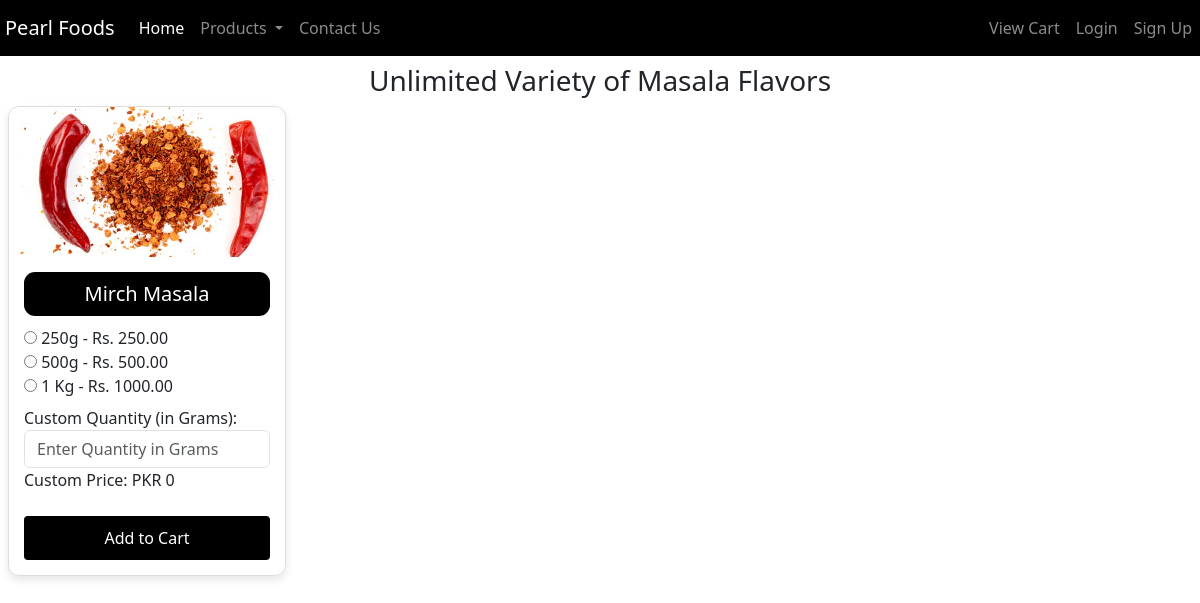
Screenshot of /masala_flavors/ with the database file from the repository.
### pearlfoods/models.py (models this page shows, shortened)
class Product(models.Model):
    MASALA = 'Masala'
    ATTA = 'Atta'
    HOME_REMEDIES = 'Home Remedies'
    HONEY = 'Honey'
    OIL = 'Oil'
    RECIPES = 'Recipes'
    CATEGORY_CHOICES = [
        (MASALA, 'Masala'),
        (ATTA, 'Atta'),
        (HOME_REMEDIES, 'Home Remedies'),
        (HONEY, 'Honey'),
        (OIL, 'Oil'),
        (RECIPES, 'Recipes')
    ]
    UNIT_GRAMS = 'Grams'
    UNIT_KGS = 'Kgs'
    UNIT_PACKET = 'Packet'
    UNIT_LITRE = 'mL'
    UNIT_CHOICES = [
        (UNIT_GRAMS, 'Grams'),
        (UNIT_KGS, 'Kgs'),
        (UNIT_PACKET, 'Packet'),
        (UNIT_LITRE, 'mL'),
    ]
    name = models.CharField(max_length=100)
    image = models.ImageField(upload_to='icecream_flavors/Upload')
    price_per_unit = models.DecimalField(max_digits=6, decimal_places=2)
    category = models.CharField(max_length=20, choices=CATEGORY_CHOICES, default=MASALA)
    unit = models.CharField(max_length=10, choices=UNIT_CHOICES, default=UNIT_GRAMS)  # New field for units

### pearlfoods/views.py (the view)
# urls.py: path('masala_flavors/', views.masala_flavors, name='masala_flavors'),
def masala_flavors(request):
    flavors = Product.objects.filter(category='Masala')
    for flavor in flavors:
        flavor.price_250g = flavor.price_per_unit * 250
        flavor.price_500g = flavor.price_per_unit * 500
        flavor.price_1kg = flavor.price_per_unit * 1000
    if request.method == 'POST':
        form = OrderForm(request.POST)
        if form.is_valid():
            flavor = form.cleaned_data['flavor']
            quantity = form.cleaned_data['quantity']
            return redirect('order_confirmation')
    else:
        form = OrderForm()
    return render(request, 'masala_flavors.html', {'flavors': flavors, 'form': form})

### pearlfoods/forms.py
class OrderForm(forms.Form):
    flavor = forms.CharField(widget=forms.HiddenInput())
    quantity = forms.ChoiceField(choices=[('250g', '250g'), ('500g', '500g'), ('1Kg', '1Kg')], widget=forms.Select(attrs={'class': 'form-control'}))

### templates/masala_flavors.html (shortened to what this page needs)
{% extends "base.html" %}
{% load static %}
{% block body %}
<div class="container-fluid p-2">
    <h3 class="text-center heading">Unlimited Variety of Masala Flavors</h3>
    <div class="row">
        {% for flavor in flavors %}
        <div class="col-md-3 col-sm-6 col-lg-3 mb-4">
            <div class="icecream-card">
                <img src="{{ flavor.image.url }}" alt="{{ flavor.name }}">
                <div class="card-body">
                    <h5>{{ flavor.name }}</h5>
                    <form action="{% url 'add_to_cart' flavor.id %}" method="post" class="order-form" id="order-form-{{ flavor.id }}">
                        <div>
                            <label>
                                <input type="radio" name="quantity" value="250"> 250g - Rs. {{ flavor.price_250g }}
                            </label>
                        </div>
                        <div>
                            <label>
                                <input type="radio" name="quantity" value="500"> 500g - Rs. {{ flavor.price_500g }}
                            </label>
                        </div>
                        <div>
                            <label>
                                <input type="radio" name="quantity" value="1000"> 1 Kg - Rs. {{ flavor.price_1kg }}
                            </label>
                        </div>
                        <div class="mt-2">
                            <label for="custom_quantity">Custom Quantity (in Grams):</label>
                            <input type="number" name="custom_quantity" id="custom_quantity-{{ flavor.id }}" min="1" placeholder="Enter Quantity in Grams" class="form-control" oninput="calculateTotalPrice({{ flavor.price_per_unit }}, {{ flavor.id }})">
                        </div>
                        <p>Custom Price: PKR <span id="total_price-{{ flavor.id }}">0</span></p>
                        <div class="text-center">
                            <button type="submit" class="btn btn-primary mt-2" onclick="return validateForm()">Add to Cart</button>
                        </div>
                    </form>
                </div>
            </div>
        </div>
        {% endfor %}
    </div>
</div>
{% endblock body %}

### templates/masala_flavors.html (style rules this page uses)
.btn-primary { width: 100%; padding: 10px; background-color: black; color: white; border: none; border-radius: 4px; cursor: pointer; }
.icecream-card { border: 1px solid #ddd; border-radius: 11px; margin-bottom: 20px; overflow: hidden; box-shadow: 0 4px 8px rgba(0, 0, 0, 0.1); transition: transform 0.2s ease; }
.icecream-card img { width: 100%; height: 150px; border-top-left-radius: 11px; border-top-right-radius: 11px; object-fit: cover; }
.icecream-card .card-body { padding: 15px; }
.icecream-card h5 { background: black; color: white; padding: 10px; text-align: center; border-radius: 11px; margin-bottom: 10px; }
.order-form { margin-top: 10px; }
.container-fluid { max-width: 1200px; margin: auto; }

### rows the page displays
Product: image (picture), name "Mirch Masala", price_250g "250.00", price_500g "500.00", price_1kg "1000.00"
